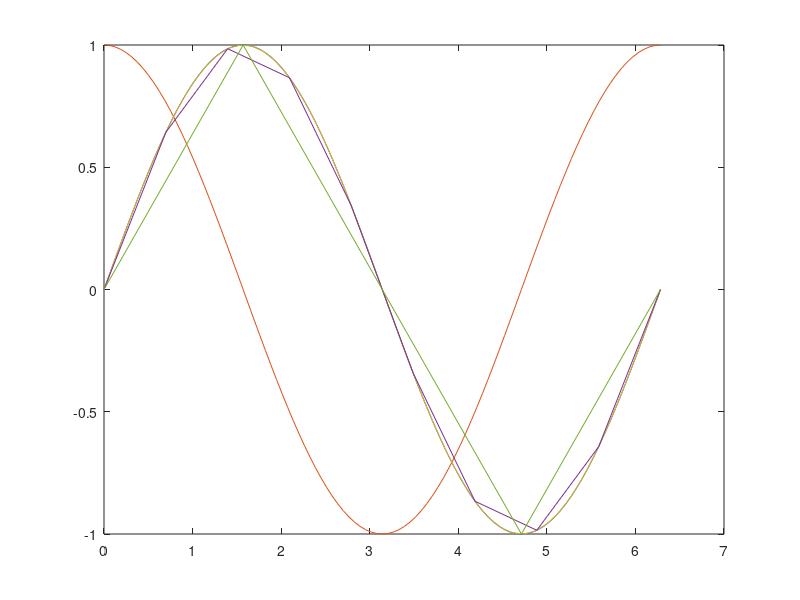

The MATLAB source for this figure:
% Lab 1, 2018-03-09

% WPROWADZENIE

% Podstawowe operacje
2*3
sqrt(-1)
pi
tan(pi)

% Dokładność arytmetyki
((10.1-10)*10-1)*10^16  % Zwraca wartość inną od 0
eps                     % Zwraca dokładność arytmetyki

% Sposób wyświetlania
format long
format longe
format short

% Sprawdzanie ustalonych zmiennych
who    % Lista wszystkich
whos   % Lista ze szczegółami
clear  % Czyści ustalone zmienne

% Praca z macierzami
A = [1 2 3; 4 5 6; 7 8 9]  % Definicja macierzy; wiersz po wierszu oddzielone średnikiem
A(2,3)                     % == 6
B = [A A]                  % Dwie macierze obok siebie
B = [A; A]                 % Jedna macierz nad drugą
C(2,3) = 6                 % Macierz C jeszcze nie istnieje, powstanie macierz 2x3 zainicjowana zerami i 6 w ustalonym miejscu
C(5,2) = 1                 % Rozszerzy macierz C do wymaganego rozmiaru

% Macierze specjalne
eye(5), eye(5,6)  % Macierz jednostkowa 5x5, 5x6
eye(10, 1)        % Wektor jednostkowy
ones(5)           % Macierz jedynek 5x5
[0; eye(9, 1)]    % Wektor jednostkowy e2 w R10

% Liczby losowe
rand          % Liczba losowa od 0 do 1
rand(10, 10)  % Macierz losowych liczb 10x10
randn         % Losowa z rokładem Gaussa

% Zakresy
[1:5; 5:9] % Macierz 2x5 z liczbami od 1 do 9, 5 się powtarza
1:2:11 % Liczby nieparzyste od 1 do 11
2:pi:50 % Skok może być dowolny; dostaniemy liczby 2, 2+pi, ..., ~49.12

% Podmacierze
clear; A = [1:5; 6:10; 11:15]
A(2:3, 4:5)  % Zwraca macierz [9 10; 14 15]
A(:, 4:end)  % Zwraca kolumny 4 i 5

% Operacje na macierzach
B = [1:5; 6:10; 11:15] + eye(3, 5)
C = A(1:3, 1:3)
A+B
A-B
A*B'  % Standardowy iloczyn macierzy, wymiary muszą być odpowiednie
A.*A  % Iloczyn po elemencie, podnosi wszystko w A do kwadratu
A'    % Sprzężenie - transpozycja w R
A/B   % Oblicza A*B^-1.
A\B   % Oblicza A^-1*B
A./B
A.\B
C^2   % potegowanie macierzy
C.^2  % potegowanie wyrazow w macierzy

% Uwaga do macierzy odwrotnych: A/B to nie jest dokładnie to samo co A*inv(B) - program wybiera algorytm zależny od własności konkretnej macierzy i reprezentowana wartość może być nieco inna. Na przykład, przy mnożeniu A\b=x => Ax=b, rozwiązujemy układ równań co jest łatwiejsze niż liczenie inv

% Wektoryzacja - większość funkcji obsługuje macierz jako argument, wtedy wartości są liczone dla każdego wyrazu.
sin(A)

% RYSOWANIE WYKRESÓW 2D
clear

% Wysujemy sinusa na [0; 2pi] - linie pomiędzy wartościami liczonymi co 0.01
X = 0:0.01:2*pi
Y = sin(1./X)
plot(X, Y)

% Z użyciem linspace
X = linspace(0, 2*pi, 101)
plot(X, sin(X))

% Kilka wykresów na jednym rysunku
plot(X, sin(X), X, cos(X))

% Różne przybliżenia wykresu z użyciem hold
X = linspace(0, 2*pi, 50);
Y = linspace(0, 2*pi, 10);
Z = linspace(0, 2*pi, 5);
hold on          % Pojawia się pusty wykres
plot(X, sin(X))  % Dorysowuje się do wykresu
plot(Y, sin(Y))
plot(Z, sin(Z))
hold off         % Zwalniamy blokadę


% INSTRUKCJE STERUJĄCE
N = 5;
for k = 1:N
  k
end

if N == 2
  disp("Should never happen")
else
  N = 3
end

while N > 0
  N--
end

% ĆWICZENIA
clear
N = 10; % Rozmiar macierzy

% Ćwiczenie 1:
%
%   1   0   0   1
%  -1   1   0   1
%  -1  -1   1   1
%  -1  -1  -1   1
%
A = eye(N, N-1);
for k = 1:N-1
  A(k+1:N, k) = ones(N-k, 1) * -1;
end
A(:, N) = ones(N, 1);
A

% Ćwiczenie 2:
%
%  1   1   1   1
%  1   2   2   2
%  1   2   3   3
%  1   2   3   4
%
B = ones(N)
for k = 2:N
  B(k:end, k:end) += ones(N-k+1, N-k+1);
end
B